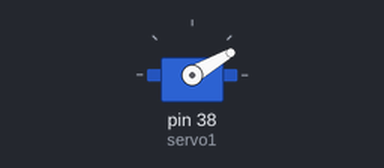
Bench run of a sketch on a simulated Arduino Mega 2560, built with avr-gcc and run on an emulated ATmega2560. Parts: servo.

Above: at 0.05 s.
Timing chart, 0 to 4.6 s (numbered marks = the images above):
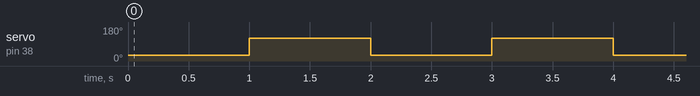

The sketch:

test2.ino
```cpp
#include <Servo.h>
#define SERVO_PIN 38

Servo servo1;

void setup(){
  servo1.attach(38);
}

void loop(){
  servo1.write(30);
  delay(1000);
  servo1.write(120);
  delay(1000);
}
```

Measured:
- by itself, servo on pin 38 (servo1): alternates 120° for 1.0 s and 30° for 1.0 s
